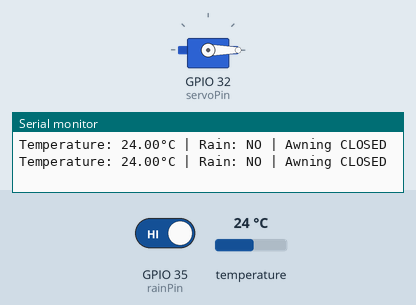
The sketch below on a simulated ESP32. On the bench: servo, the last lines printed to the serial monitor. Inputs (shaded band) come from the test bench; at power-on: GPIO 35 (rainPin) HIGH, temperature 24 °C.

Above: at 4.3 s.
4.4 s: GPIO 35 (rainPin) driven LOW
10.5 s: temperature set to 34.2 °C
14.2 s: temperature set to 35.7 °C
At 15.2 s:
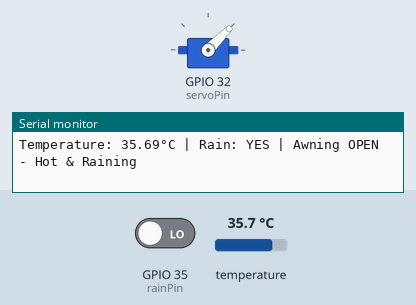
17.9 s: temperature set to 12 °C
At 20.4 s:
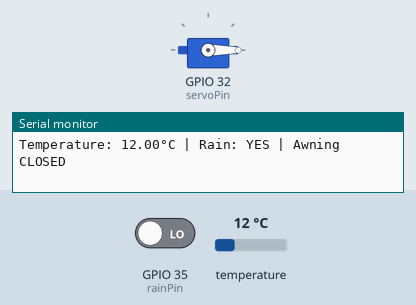
21.6 s: temperature set to 41 °C
At 23.7 s:
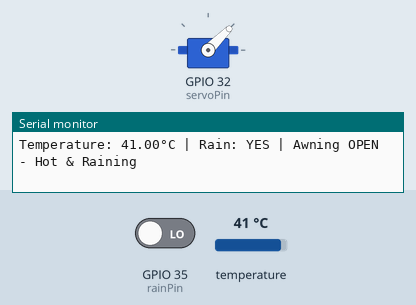
Timing chart, 0 to 25.2 s (numbered marks = the images above; inputs shaded):
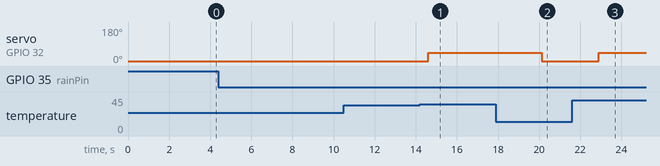

Measured:
- the behaviour switches between 35 and 35.1 °C on temperature (found by bisection; images 0 and 1)
- after the input at 14.2 s, servo on GPIO 32 (servoPin): 0° → 45° after 0.40 s
- after the input at 17.9 s, servo on GPIO 32 (servoPin): 45° → 0° after 2.2 s
- after the input at 21.6 s, servo on GPIO 32 (servoPin): 0° → 45° after 1.3 s

The sketch:

mua_nhietdo_servo.ino
```cpp
#include <OneWire.h>
#include <DallasTemperature.h>
#include <ESP32Servo.h>

// Pins
const int tempPin = 4;
const int rainPin = 35;
const int servoPin = 32;

// Setup sensors
OneWire oneWire(tempPin);
DallasTemperature tempSensor(&oneWire);
Servo myServo;

void setup() {
  Serial.begin(115200);
  pinMode(rainPin, INPUT);
  tempSensor.begin();
  myServo.attach(servoPin);
  myServo.write(0); // Start position
}

void loop() {
  // Read temperature
  tempSensor.requestTemperatures();
  float temp = tempSensor.getTempCByIndex(0);

  // Read rain sensor
  bool raining = (digitalRead(rainPin) == LOW);

  // Display current readings
  Serial.print("Temperature: ");
  Serial.print(temp);
  Serial.print("°C | Rain: ");
  Serial.print(raining ? "YES" : "NO");
  Serial.print(" | ");

  // Check conditions and move servo
  if (temp > 35 && raining) {
    myServo.write(45); // Open awning
    Serial.println("Awning OPEN - Hot & Raining");
  } else {
    myServo.write(0);  // Close awning
    Serial.println("Awning CLOSED");
  }

  delay(2000);
}
```
